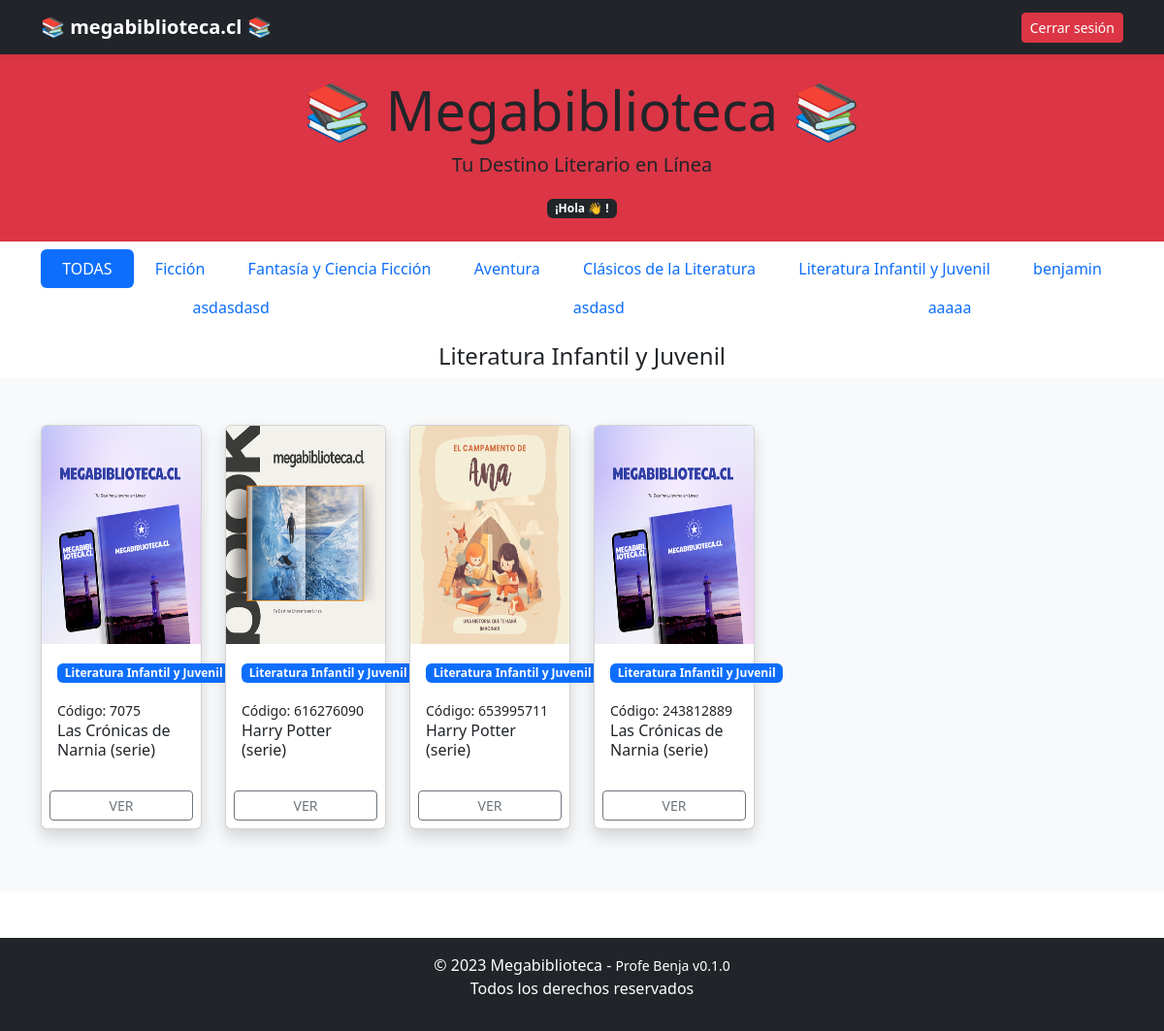
The app's page /home/categoria/literatura_infantil_y_juvenil with its own data.
### biblioteca/models.py (models this page shows, shortened)
class Categoria(models.Model):
    nombre = models.CharField(max_length=100)
    url = models.CharField(max_length=100, null=True, blank=True)
    def __str__(self):
        return self.nombre

class Libro(models.Model):
    nombre = models.CharField(max_length=200)
    codigo = models.CharField(max_length=20, unique=True)
    descripcion = models.TextField()
    imagen = models.ImageField(upload_to='libros/', null=True, blank=True)
    categoria = models.ForeignKey(Categoria, on_delete=models.CASCADE)
    autor = models.CharField(max_length=200, null=True, blank=True)
    stock = models.IntegerField(default=1)

### biblioteca/views.py (the view)
# urls.py: path('home/categoria/<url>', views.home_categoria, name='home_categoria'),
def home_categoria(request, url):
    perfil = request.session.get('perfil')
    categorias = Categoria.objects.all()
    categoria = Categoria.objects.get(url=url)
    libros = categoria.libro_set.all()
    context = {
        'perfil' : perfil,
        'libros' : libros,
        'categorias': categorias,
        'categoria': categoria
    }
    return render(request, 'home.html', context)

### biblioteca/templates/home.html (shortened to what this page needs)
{% extends 'layouts/normal/base.html' %}
{% load static %}
{% block contenido %}
  <div class="navbar navbar-dark bg-dark shadow-sm">
    <div class="container">
      <a href="#" class="navbar-brand d-flex align-items-center"><strong>📚 megabiblioteca.cl 📚</strong></a>
      <div>
        <a type="button" class="btn btn-sm btn-danger" href="{% url 'logout' %}">Cerrar sesión</a>
      </div>
    </div>
  </div>
  <main>
    <header class="bg-danger text-dark text-center py-4">
      <h1 class="display-4">📚 <strong>Megabiblioteca</strong> 📚</h1>
      <p class="lead">Tu Destino Literario en Línea</p>
      <span class="badge bg-dark">¡Hola {{ request.user.first_name }} 👋 !</span>
    </header>
    <div class="container mt-2">
      <div class="row">
        <div class="col-12">
          <ul class="nav nav-pills nav-fill">
            <li class="nav-item">
              <a class="nav-link active" aria-current="page" href="{% url 'home' %}">TODAS</a>
            </li>
            {% for categoria in categorias %}
              <li class="nav-item">
                <a class="nav-link" href="{% url 'home_categoria' categoria.url %}">{{ categoria.nombre }}</a>
              </li>
            {% endfor %}
          </ul>
        </div>
      </div>
      <h4 class="text-center mt-3">{{ categoria.nombre }}</h4>
    </div>
    <div class="album py-5 bg-body-tertiary">
      <div class="container">
        <div class="row">
          {% for libro in libros %}
            <div class="col-6 col-md-4 col-lg-2 mb-3">
              <div class="card shadow">
                <img src="{% static libro.imagen %}" class="bd-placeholder-img card-img-top" width="100%" height="225" role="img" />
                <div class="card-body">
                  <p class="badge bg-primary mb-3">{{ libro.categoria }}</p>
                  <br />
                  <small class="text-end">Código: {{ libro.codigo }}</small>
                  <h6 class="card-title">{{ libro.nombre }}</h6>
                </div>
                <div class="d-grid p-2">
                  <a href="{% url 'home_libro' libro.codigo %}" class="btn btn-sm btn-outline-secondary">VER</a>
                </div>
              </div>
            </div>
          {% endfor %}
        </div>
      </div>
    </div>
  </main>
{% endblock %}

### biblioteca/templates/home.html (style rules this page uses)
.bd-placeholder-img { font-size: 1.125rem; text-anchor: middle; -webkit-user-select: none; -moz-user-select: none; user-select: none; }
.card { width: 100%; height: 100%; }

### records on screen
Categoria: nombre "Ficción"
Categoria: nombre "Fantasía y Ciencia Ficción"
Categoria: nombre "Aventura"
Categoria: nombre "Clásicos de la Literatura"
Categoria: nombre "Literatura Infantil y Juvenil"
Categoria: nombre "benjamin"
Categoria: nombre "asdasdasd"
Categoria: nombre "asdasd"
Categoria: nombre "aaaaa"
Libro: imagen (picture), categoria "Literatura Infantil y Juvenil", codigo "7075", nombre "Las Crónicas de Narnia (serie)"
Libro: imagen (picture), categoria "Literatura Infantil y Juvenil", codigo "616276090", nombre "Harry Potter (serie)"
Libro: imagen (picture), categoria "Literatura Infantil y Juvenil", codigo "653995711", nombre "Harry Potter (serie)"
Libro: imagen (picture), categoria "Literatura Infantil y Juvenil", codigo "243812889", nombre "Las Crónicas de Narnia (serie)"
